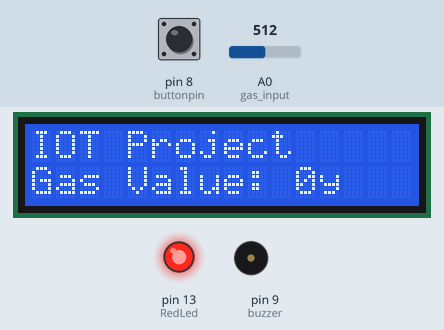
This sketch was run on a simulated Arduino Uno, built with avr-gcc and run on an emulated ATmega328P. Parts: 16×2 character LCD, output pins drawn as LEDs (lit = HIGH), buzzer (waves = sounding). The inputs (shaded band) are chosen by the test bench; at power-on: A0 (gas_input) = 512, pin 8 (buttonpin) HIGH. What the sketch prints to the serial monitor is not drawn.

Above: at 4.2 s.
4.3 s: A0 (gas_input) set to 35
At 9.6 s:
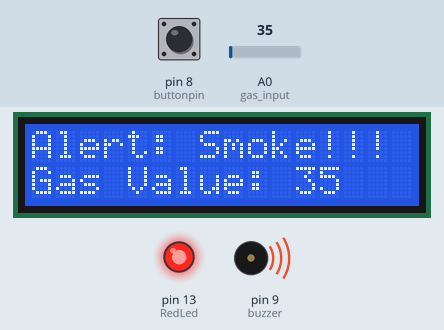
9.7 s: A0 (gas_input) set to 28
At 13.4 s:
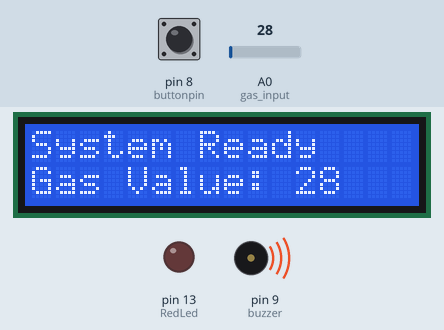
15.1 s: pin 8 (buttonpin) pulled LOW for 3 s
At 16.7 s:
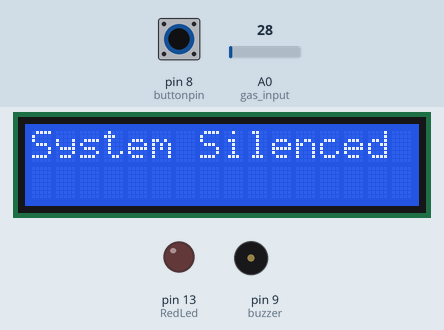
20.5 s: A0 (gas_input) set to 122
At 24.7 s:
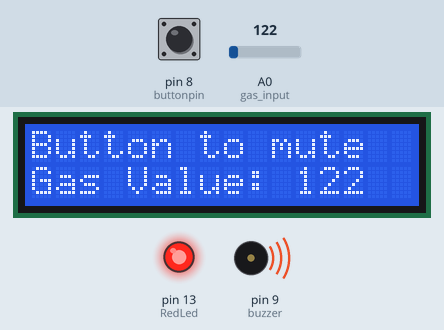
Timing chart, 0 to 26.9 s (numbered marks = the images above; inputs shaded):
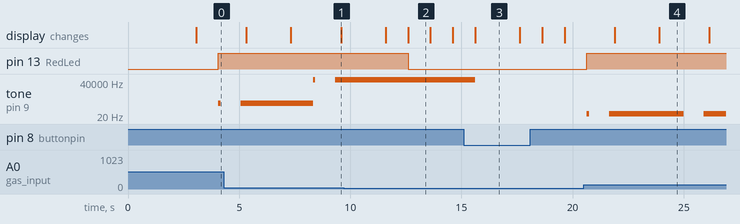

The sketch:

iot_2781_project1__1_.ino
```cpp
// C++ code
//
/*

  The circuit:
  * LCD RS pin to digital pin 12
  * LCD Enable pin to digital pin 11
  * LCD D4 pin to digital pin 5
  * LCD D5 pin to digital pin 4
  * LCD D6 pin to digital pin 3
  * LCD D7 pin to digital pin 2
  * LCD R/W pin to ground
  * LCD VSS pin to ground
  * LCD VCC pin to 5V
  * 10K resistor:
  * ends to +5V and ground
  * wiper to LCD VO pin (pin 3)

*/

#include <LiquidCrystal.h>
int seconds = 0;

LiquidCrystal lcd_1(12, 11, 5, 4, 3, 2);
const int gas_input = A0;
int gas = 0;
const int RedLed = 13;
const int buzzer = 9;
const int buttonpin = 8;
int buttonState = 0;
bool alarmSilenced = false;

void setup()
{
  lcd_1.begin(16, 2); // Set up the number of columns and rows on the LCD.
  pinMode(RedLed, OUTPUT);
  pinMode(buzzer, OUTPUT);
  pinMode(buttonpin, INPUT_PULLUP);


  lcd_1.print("IOT Project");

  Serial.begin(9600);

  // Print a message to the LCD.
  lcd_1.setCursor(1, 1);
  lcd_1.print("System Ready");
  delay(3000);
}

void loop()
{
  Serial.begin(9600);
  //Serial.println(gas);
  // set the cursor to column 0, line 1
  // (note: line 1 is the second row, since counting
  // begins with 0):
  lcd_1.setCursor(0, 1);
  // print the gas values:
  lcd_1.print("Gas Value: ");

  lcd_1.print(gas);
  delay(1000); // Wait for 1000 millisecond(s)

  gas = analogRead(gas_input);
   Serial.println(gas);

   buttonState = digitalRead(buttonpin);


   if (buttonState == LOW) {
      alarmSilenced = true;
      noTone(buzzer);
      digitalWrite(RedLed, LOW);
      lcd_1.clear();
      lcd_1.print("System Silenced");
      delay(1000);
   }
   else if
	 (gas > 30 && !alarmSilenced) {
      int led_out = map(gas, 80, 400, 0, 255);
      digitalWrite(RedLed, HIGH);
      tone(buzzer, led_out, 100);
      delay(1000);
      tone(buzzer, led_out, 9000);
      delay(250);
      lcd_1.clear();
      lcd_1.print("Alert: Smoke!!!");
     lcd_1.setCursor(0, 1);
     lcd_1.print("Gas Value: ");
  	lcd_1.print(gas);
     delay(2000);
     lcd_1.clear();
     lcd_1.print("Button to mute");
    }


    if (gas <= 30) {
      alarmSilenced = false;
      lcd_1.clear();
      lcd_1.print("System Ready");
      digitalWrite(RedLed, LOW);
   }

  	if (buttonState == LOW) {
      alarmSilenced = true;
      noTone(buzzer);
      digitalWrite(RedLed, LOW);
      lcd_1.clear();
      lcd_1.print("System Silenced");
      delay(1000);
   }
}
```

Measured:
- the behaviour switches between 31 and 30 on A0 (gas_input) (found by bisection; images 1 and 2)
- after the input at 9.7 s, pin 13 (RedLed): HIGH → LOW after 2.9 s; tone on pin 9 (buzzer): stays 65501 Hz (without the input it goes to silent after 3.0 s); the display: first differs from a run without the input after 2.9 s (image 2 shows a later state)
- after the input at 15.1 s, tone on pin 9 (buzzer): 65501 Hz → silent after 0.51 s instead of 3.2 s; the display: changes after 0.52 s (image 3)
- after the input at 20.5 s, pin 13 (RedLed): LOW → HIGH after 0.14 s; tone on pin 9 (buzzer): goes 33 Hz 0.10 s, silent 0.90 s, 33 Hz 3.4 s, silent 0.90 s, then 33 Hz, starting after 0.14 s; the display: first changes after 1.4 s (image 4 shows a later state)
- what the display in image 2 shows lasts 1.0 s, from 12.6 s to 13.6 s
- what the display in image 3 shows lasts 2.0 s, from 15.6 s to 17.6 s
